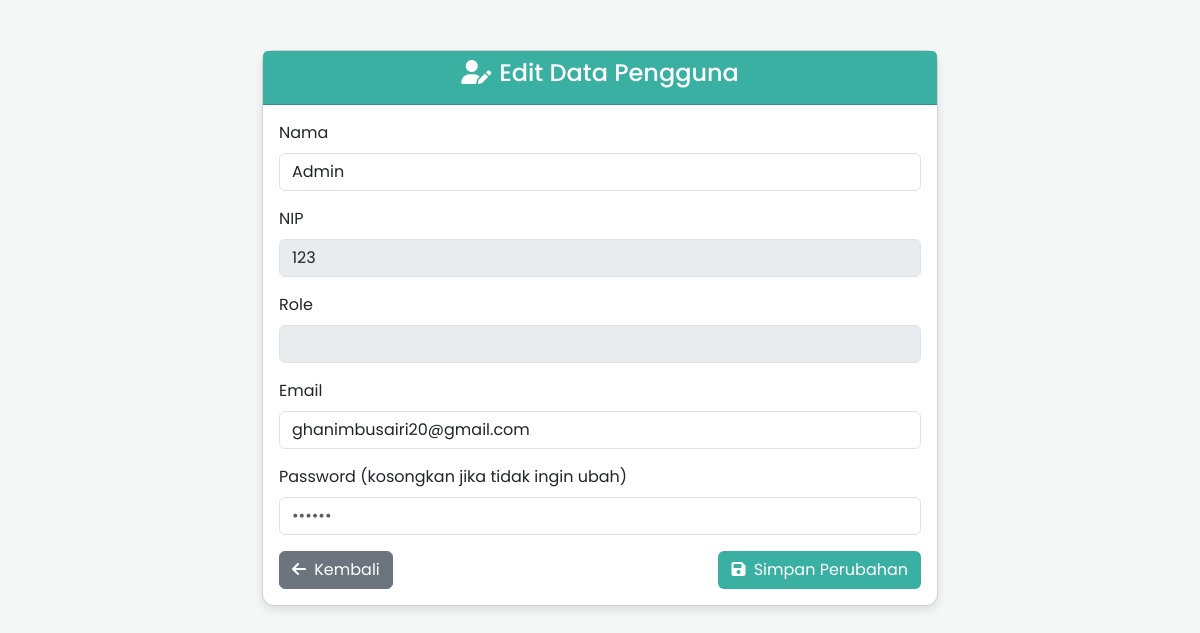
Screenshot of /edit.php?no=1 with the database file from the repository.
### tables this page shows
CREATE TABLE `pengguna` (
  `NO` int(11) NOT NULL,
  `nama` varchar(100) NOT NULL,
  `nip` int(50) DEFAULT NULL,
  `kontak` int(20) DEFAULT NULL,
  `email` varchar(100) NOT NULL,
  `PASSWORD` varchar(255) NOT NULL,
  `ROLE` varchar(50) NOT NULL
);

### edit.php (the view, shortened to what this page needs)
<?php
include("koneksi.php");
$no = intval($_GET['no']);
$sql = "SELECT * FROM pengguna WHERE no = $no";
$result = $db->query($sql);
$data = $result->fetch_assoc();
?>
<!DOCTYPE html>
<html lang="id">
<head>
<link href="https://cdn.jsdelivr.net/npm/bootstrap@5.3.2/dist/css/bootstrap.min.css" rel="stylesheet">
<link rel="stylesheet" href="https://cdnjs.cloudflare.com/ajax/libs/font-awesome/6.5.1/css/all.min.css">
</head>
<body>
<div class="container">
  <div class="card">
    <div class="card-header text-center">
      <h4><i class="fa-solid fa-user-pen me-2"></i>Edit Data Pengguna</h4>
    </div>
    <div class="card-body">
      <form action="proses_pengguna.php" method="POST">
        <div class="mb-3">
          <label class="form-label">Nama</label>
          <input type="text" name="nama" class="form-control" value="<?= htmlspecialchars($data['nama']); ?>" required>
        </div>
        <div class="mb-3">
          <label class="form-label">NIP</label>
          <input type="text" class="form-control" value="<?= htmlspecialchars($data['nip']); ?>" disabled>
        </div>
        <div class="mb-3">
          <label class="form-label">Role</label>
          <input type="text" class="form-control" value="<?= htmlspecialchars($data['role']); ?>" disabled>
        </div>
        <div class="mb-3">
          <label class="form-label">Email</label>
          <input type="email" name="email" class="form-control" value="<?= htmlspecialchars($data['email']); ?>" required>
        </div>
        <div class="mb-3">
          <label class="form-label">Password (kosongkan jika tidak ingin ubah)</label>
          <input type="password" name="password" class="form-control" placeholder="••••••">
        </div>
        <div class="d-flex justify-content-between">
          <a href="pengguna.php" class="btn btn-secondary">
            <i class="fa-solid fa-arrow-left me-1"></i> Kembali
          </a>
          <button type="submit" name="edit" class="btn btn-custom">
            <i class="fa-solid fa-save me-1"></i> Simpan Perubahan
          </button>
        </div>
      </form>
    </div>
  </div>
</div>
</body>
</html>

### edit.php (style rules this page uses)
body { font-family: 'Poppins', sans-serif; background: #f5f7f7; margin: 0; padding: 0; }
.container { max-width: 700px; margin-top: 50px; }
.card { border-radius: 12px; box-shadow: 0 4px 10px rgba(0,0,0,0.1); }
.card-header { background: #3AB0A2; color: #fff; border-radius: 12px 12px 0 0; }
.btn-custom { background: #3AB0A2; color: #fff; }

### rows the page displays
pengguna: nama "Admin", nip "123", email "ghanimbusairi20@gmail.com"
